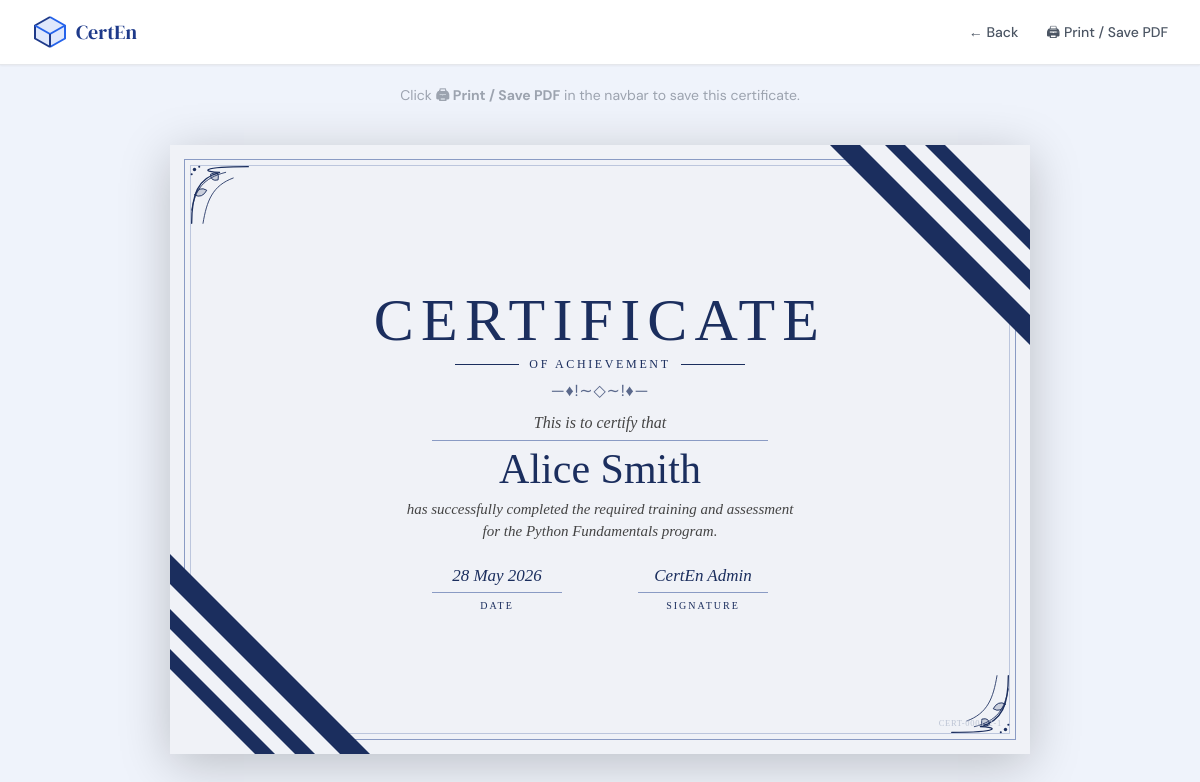
The page /certificate/view/2/1 on the database its author committed.
### models.py (models this page shows, shortened)
class User(db.Model):
    __tablename__ = "users"
    id         = db.Column(db.Integer, primary_key=True)
    first_name = db.Column(db.String(80),  nullable=False)
    last_name  = db.Column(db.String(80),  nullable=False)
    email      = db.Column(db.String(120), unique=True, nullable=False)
    dob        = db.Column(db.String(20))          # stored as "DD/MM/YYYY"
    is_admin   = db.Column(db.Boolean, default=False)
    created_at = db.Column(db.DateTime, default=lambda: datetime.now(timezone.utc))
    enrollments      = db.relationship("Enrollment",      back_populates="user", cascade="all, delete-orphan")
    task_completions = db.relationship("TaskCompletion",  back_populates="user", cascade="all, delete-orphan")
    certificates     = db.relationship("Certificate",     back_populates="user", cascade="all, delete-orphan")
    @property
    def full_name(self):
        return f"{self.first_name} {self.last_name}"

class Program(db.Model):
    __tablename__ = "programs"
    id          = db.Column(db.Integer, primary_key=True)
    name        = db.Column(db.String(120), nullable=False)
    description = db.Column(db.Text)
    mode        = db.Column(db.String(20))   # Online / Offline / Hybrid
    created_at  = db.Column(db.DateTime, default=lambda: datetime.now(timezone.utc))
    enrollments  = db.relationship("Enrollment",  back_populates="program", cascade="all, delete-orphan")
    tasks        = db.relationship("Task",         back_populates="program", cascade="all, delete-orphan",
                                   order_by="Task.serial")
    certificates = db.relationship("Certificate", back_populates="program", cascade="all, delete-orphan")

class Certificate(db.Model):
    __tablename__ = "certificates"
    id          = db.Column(db.Integer, primary_key=True)
    user_id     = db.Column(db.Integer, db.ForeignKey("users.id"),    nullable=False)
    program_id  = db.Column(db.Integer, db.ForeignKey("programs.id"), nullable=False)
    status      = db.Column(db.String(20), default="requested")
    requested_at = db.Column(db.DateTime, default=lambda: datetime.now(timezone.utc))
    granted_at   = db.Column(db.DateTime, nullable=True)
    user    = db.relationship("User",    back_populates="certificates")
    program = db.relationship("Program", back_populates="certificates")
    __table_args__ = (db.UniqueConstraint("user_id", "program_id", name="uq_user_program_cert"),)

### app.py (the view)
@app.route("/certificate/view/<int:user_id>/<int:program_id>")
def view_certificate(user_id, program_id):
    cert    = Certificate.query.filter_by(user_id=user_id, program_id=program_id,
                                          status="granted").first_or_404()
    user    = User.query.get_or_404(user_id)
    program = Program.query.get_or_404(program_id)
    return render_template("certificate.html", cert=cert, user=user, program=program)

### templates/certificate.html (shortened to what this page needs)
{% extends "base.html" %}
{% block nav_links %}
  <a href="javascript:history.back()"
     class="text-sm font-medium text-gray-600 hover:text-primary hover:underline hover:underline-offset-4 transition-colors">
    ← Back
  </a>
  <button onclick="window.print()"
          class="text-sm font-medium text-gray-600 hover:text-primary hover:underline hover:underline-offset-4 transition-colors bg-transparent border-none cursor-pointer">
    🖨 Print / Save PDF
  </button>
{% endblock %}
{% block content %}
<p class="text-center text-sm text-gray-400 pt-5 no-print">
  Click <strong>🖨 Print / Save PDF</strong> in the navbar to save this certificate.
</p>
<div class="cert-page-wrap">
  <div class="cert">
    <div class="b-outer"></div>
    <div class="b-inner"></div>
    <div class="content">
      <div class="c-title">CERTIFICATE</div>
      <div class="c-sub">
        <div class="c-sub-line"></div>
        <span class="c-sub-text">OF ACHIEVEMENT</span>
        <div class="c-sub-line"></div>
      </div>
      <div class="c-ornament">&#x2014;&#x2666;&#x21;&#x223C;&#x25C7;&#x223C;&#x21;&#x2666;&#x2014;</div>
      <div class="c-certify">This is to certify that</div>
      <div class="c-nameline"></div>
      <div class="c-name">{{ user.full_name }}</div>
      <div class="c-body">
        has successfully completed the required training and assessment<br>
        for the <em>{{ program.name }}</em> program.
      </div>
      <div class="c-footer">
        <div class="c-sig">
          <div class="c-sig-val">
            {{ cert.granted_at.strftime('%d %B %Y').lstrip('0') if cert.granted_at else '—' }}
          </div>
          <div class="c-sig-line"></div>
          <div class="c-sig-label">Date</div>
        </div>
        <div class="c-sig">
          <div class="c-sig-val">
            <span style="display:none; font-style:italic;">CertEn Admin</span>
          </div>
          <div class="c-sig-line"></div>
          <div class="c-sig-label">Signature</div>
        </div>
      </div>
    </div>
    <div class="c-id">CERT-{{ '%04d' % cert.id }}-{{ user.id }}-{{ program.id }}</div>
  </div>
</div>
{% endblock %}

### templates/base.html (style rules this page uses)
body { font-family: 'DM Sans', sans-serif; }

### templates/certificate.html (style rules this page uses)
:root { --navy: #1B2E5E; --border: #8A9BC4; --bg: #F0F2F7; }
.cert-page-wrap { display: flex; justify-content: center; align-items: flex-start; padding: 40px 16px 60px; background: transparent; }
.cert { position: relative; width: 860px; height: 609px; background: var(--bg); overflow: hidden; box-shadow: 0 10px 48px rgba(0,0,0,.22); flex-shrink: 0; }
.cert .b-outer { position: absolute; inset: 14px; border: 1.5px solid var(--border); z-index: 1; pointer-events: none; }
.cert .b-inner { position: absolute; inset: 20px; border: .75px solid var(--border); opacity: .5; z-index: 1; pointer-events: none; }
.cert .ribbon-svg { position: absolute; z-index: 2; pointer-events: none; }
.cert .ribbon-tr { top: 0; right: 0; width: 200px; height: 200px; }
.cert .ribbon-bl { bottom: 0; left: 0; width: 200px; height: 200px; }
.cert .filigree { position: absolute; width: 68px; height: 68px; z-index: 3; pointer-events: none; }
.cert .filigree-tl { top: 16px; left: 16px; }
.cert .filigree-br { bottom: 16px; right: 16px; transform: rotate(180deg); }
.cert .content { position: relative; z-index: 5; width: 100%; height: 100%; display: flex; flex-direction: column; align-items: center; justify-content: center; text-align: center; padding: 36px 220px 32px; gap: 0; }
.cert .c-title { font-family: 'Cormorant Garamond', serif; font-weight: 300; font-size: 60px; letter-spacing: .12em; color: var(--navy); line-height: 1; white-space: nowrap; margin-bottom: 5px; }
.cert .c-sub { display: flex; align-items: center; gap: 10px; margin-bottom: 6px; }
.cert .c-sub-line { width: 64px; height: 1.5px; background: var(--navy); }
.cert .c-sub-text { font-family: 'Cormorant Garamond', serif; font-size: 12px; letter-spacing: .22em; color: var(--navy); }
.cert .c-ornament { font-size: 16px; color: var(--navy); opacity: .7; margin-bottom: 8px; letter-spacing: .05em; }
.cert .c-certify { font-family: 'EB Garamond', serif; font-style: italic; font-size: 16px; color: #444; margin-bottom: 5px; }
.cert .c-nameline { width: 80%; height: 1px; background: var(--border); margin-bottom: 5px; }
.cert .c-name { font-family: 'Cormorant Garamond', serif; font-weight: 400; font-size: 42px; color: var(--navy); line-height: 1.1; margin-bottom: 5px; }
.cert .c-body { font-family: 'EB Garamond', serif; font-style: italic; font-size: 15px; color: #444; line-height: 1.5; margin-bottom: 20px; }
.cert .c-footer { width: 80%; display: flex; justify-content: space-between; align-items: flex-end; }
.cert .c-sig { display: flex; flex-direction: column; align-items: center; gap: 3px; min-width: 130px; }
.cert .c-sig-val { font-family: 'Cormorant Garamond', serif; font-size: 17px; font-style: italic; color: var(--navy); min-height: 26px; display: flex; align-items: flex-end; justify-content: center; }
.cert .c-sig-line { width: 130px; height: 1px; background: var(--border); }
.cert .c-sig-label { font-family: 'Cormorant Garamond', serif; font-size: 10px; letter-spacing: .2em; color: var(--navy); text-transform: uppercase; margin-top: 2px; }
.cert .c-id { position: absolute; bottom: 24px; right: 28px; font-family: 'EB Garamond', serif; font-size: 8.5px; letter-spacing: .08em; color: #bcc4d4; z-index: 6; }

### rows shown on the page
User: full_name "Alice Smith", id "2"
Program: name "Python Fundamentals", id "1"
Certificate: granted_at "28 May 2026", id "0001"
